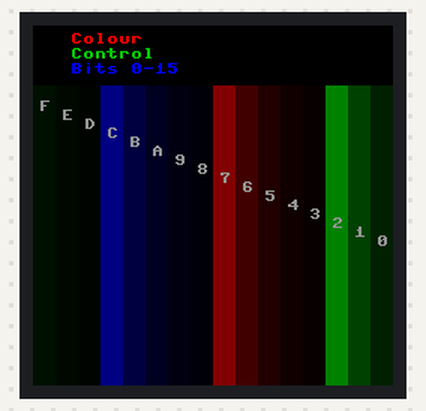
Simulated run of this program. Board: Raspberry Pi Pico running MicroPython. Parts: 240×240 colour display. What the program prints to the serial console is not drawn. At 31.5 s the program stops and its outputs stay as they are.

Above: at 0.1 s.
At 4.2 s:
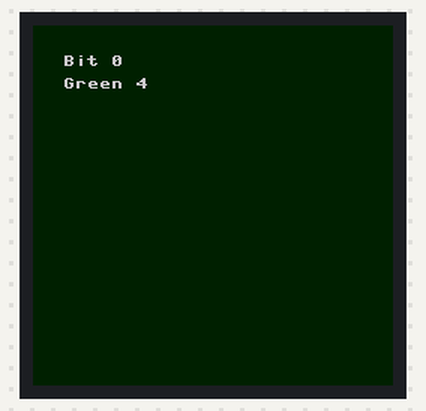
At 7.2 s:
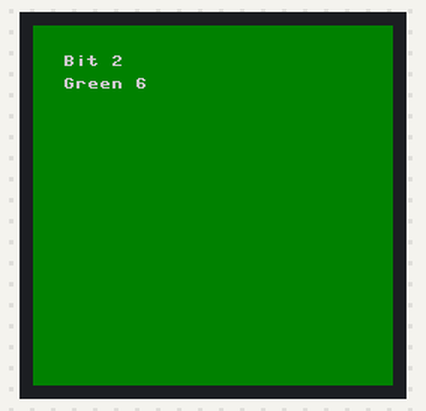
At 14.8 s:
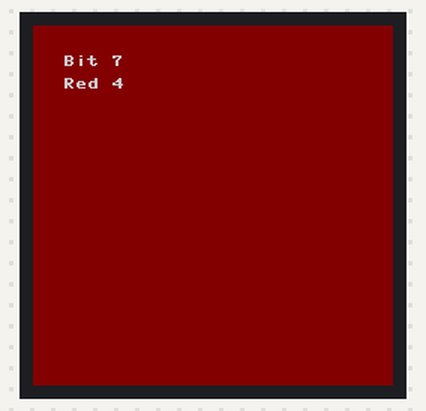
At 20.9 s:
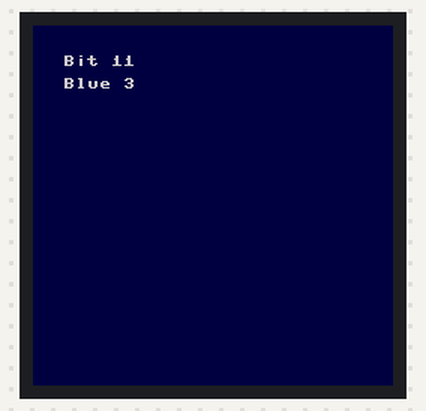
At 28.6 s:
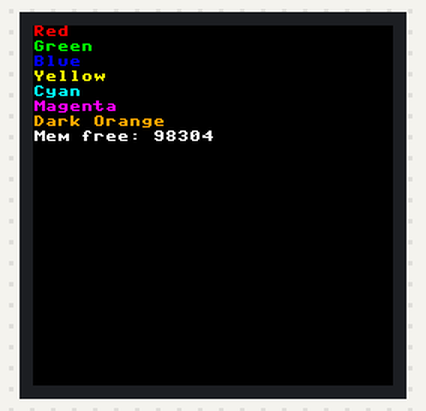

Measured:
- what the display in image 0 shows lasts 4.0 s, from 0.1 s to 4.1 s
- what the display in image 2 shows lasts 1.5 s, from 7.2 s to 8.7 s
- what the display in image 5 shows lasts 3.0 s, from 28.5 s to 31.5 s

The program:

WS_1-3_240x240_Colour_Check.py
```python
from machine import Pin,SPI,PWM
import framebuf
import utime
import gc

# ============ Start of Drive Code ================
#  == Copy and paste into your code ==
BL = 13  # Pins used for display screen
DC = 8
RST = 12
MOSI = 11
SCK = 10
CS = 9

class LCD_1inch3(framebuf.FrameBuffer):
    def __init__(self):
        self.width = 240
        self.height = 240

        self.cs = Pin(CS,Pin.OUT)
        self.rst = Pin(RST,Pin.OUT)

        self.cs(1)
        self.spi = SPI(1)
        self.spi = SPI(1,1000_000)
        self.spi = SPI(1,100000_000,polarity=0, phase=0,sck=Pin(SCK),mosi=Pin(MOSI),miso=None)
        self.dc = Pin(DC,Pin.OUT)
        self.dc(1)
        self.buffer = bytearray(self.height * self.width * 2)
        super().__init__(self.buffer, self.width, self.height, framebuf.RGB565)
        self.init_display()

        self.red   =   0x07E0 # Pre-defined colours
        self.green =   0x001f # Probably easier to use colour(r,g,b) defined below
        self.blue  =   0xf800
        self.white =   0xffff

    def write_cmd(self, cmd):
        self.cs(1)
        self.dc(0)
        self.cs(0)
        self.spi.write(bytearray([cmd]))
        self.cs(1)

    def write_data(self, buf):
        self.cs(1)
        self.dc(1)
        self.cs(0)
        self.spi.write(bytearray([buf]))
        self.cs(1)

    def init_display(self):
        """Initialize display"""
        self.rst(1)
        self.rst(0)
        self.rst(1)

        self.write_cmd(0x36)
        self.write_data(0x70)

        self.write_cmd(0x3A)
        self.write_data(0x05)

        self.write_cmd(0xB2)
        self.write_data(0x0C)
        self.write_data(0x0C)
        self.write_data(0x00)
        self.write_data(0x33)
        self.write_data(0x33)

        self.write_cmd(0xB7)
        self.write_data(0x35)

        self.write_cmd(0xBB)
        self.write_data(0x19)

        self.write_cmd(0xC0)
        self.write_data(0x2C)

        self.write_cmd(0xC2)
        self.write_data(0x01)

        self.write_cmd(0xC3)
        self.write_data(0x12)

        self.write_cmd(0xC4)
        self.write_data(0x20)

        self.write_cmd(0xC6)
        self.write_data(0x0F)

        self.write_cmd(0xD0)
        self.write_data(0xA4)
        self.write_data(0xA1)

        self.write_cmd(0xE0)
        self.write_data(0xD0)
        self.write_data(0x04)
        self.write_data(0x0D)
        self.write_data(0x11)
        self.write_data(0x13)
        self.write_data(0x2B)
        self.write_data(0x3F)
        self.write_data(0x54)
        self.write_data(0x4C)
        self.write_data(0x18)
        self.write_data(0x0D)
        self.write_data(0x0B)
        self.write_data(0x1F)
        self.write_data(0x23)

        self.write_cmd(0xE1)
        self.write_data(0xD0)
        self.write_data(0x04)
        self.write_data(0x0C)
        self.write_data(0x11)
        self.write_data(0x13)
        self.write_data(0x2C)
        self.write_data(0x3F)
        self.write_data(0x44)
        self.write_data(0x51)
        self.write_data(0x2F)
        self.write_data(0x1F)
        self.write_data(0x1F)
        self.write_data(0x20)
        self.write_data(0x23)

        self.write_cmd(0x21)

        self.write_cmd(0x11)

        self.write_cmd(0x29)

    def show(self):
        self.write_cmd(0x2A)
        self.write_data(0x00)
        self.write_data(0x00)
        self.write_data(0x00)
        self.write_data(0xef)

        self.write_cmd(0x2B)
        self.write_data(0x00)
        self.write_data(0x00)
        self.write_data(0x00)
        self.write_data(0xEF)

        self.write_cmd(0x2C)

        self.cs(1)
        self.dc(1)
        self.cs(0)
        self.spi.write(self.buffer)
        self.cs(1)
# ========= End of Screen Driver ===========

def colour(R,G,B): # Convert RGB888 to RGB565
    return (((G&0b00011100)<<3) +((B&0b11111000)>>3)<<8) + (R&0b11111000)+((G&0b11100000)>>5)

def clear(c):
    lcd.fill(c)
# =============== Main ==============================
pwm = PWM(Pin(BL)) # Screen Brightness
pwm.freq(1000)
pwm.duty_u16(32768) # max 65535 - mid value

# Define pins for buttons and Joystick
keyA = Pin(15,Pin.IN,Pin.PULL_UP) # Normally 1 but 0 if pressed
keyB = Pin(17,Pin.IN,Pin.PULL_UP)
keyX = Pin(19,Pin.IN,Pin.PULL_UP)
keyY= Pin(21,Pin.IN,Pin.PULL_UP)

up = Pin(2,Pin.IN,Pin.PULL_UP)
down = Pin(18,Pin.IN,Pin.PULL_UP)
left = Pin(16,Pin.IN,Pin.PULL_UP)
right = Pin(20,Pin.IN,Pin.PULL_UP)
ctrl = Pin(3,Pin.IN,Pin.PULL_UP)

lcd = LCD_1inch3() # Initialise the display
# Background colour
lcd.fill(colour(0,0,0)) # BLACK
lcd.show()
# ========== END OF SETUP === MAIN ===========
clear(0)
lcd.show()
bits = []
bit = 1
for i in range(16):
    bits.append(bit)
    bit = bit *2
print(bits)
hexx = "0123456789ABCDEF"

lcd.text("Colour",25,5,colour(255,0,0))
lcd.text("Control",25,15,colour(0,200,0))
lcd.text("Bits 0-15",25,25,colour(0,0,255))
for i in range(16):
    bit = 15 - i
    lcd.fill_rect(i*15,40,16,200,bits[bit])
    lcd.text(hexx[bit],i*15+4,50+i*6,colour(150,150,150))
lcd.show()
utime.sleep(4)

srs =["Green 4","Green 5","Green 6","Red 0","Red 1","Red 2","Red 3","Red 4","Blue 0","Blue 1","Blue 2","Blue 3","Blue 4","Green 0","Green 1","Green 2"]
for i in range(16):
    lcd.fill(bits[i])
    lcd.text("Bit "+str(i),20,20,colour(200,200,200))
    lcd.text(srs[i],20,35,colour(200,200,200))
    lcd.show()
    utime.sleep(1.5)
clear(0)
lcd.text("Red",0,0,colour(255,0,0))
lcd.text("Green",0,10,colour(0,255,0))
lcd.text("Blue",0,20,colour(0,0,255))
lcd.text("Yellow",0,30,colour(255,255,0))
lcd.text("Cyan",0,40,colour(0,255,255))
lcd.text("Magenta",0,50,colour(255,0,255))
lcd.text("Dark Orange",0,60,colour(255,165,0))
gc.collect()
lcd.text("Mem free: "+str(gc.mem_free()),0,70,0xFFFF)
lcd.show()

# Tidy up
utime.sleep(3)
lcd.fill(0)
lcd.show()

# Tony Goodhew 21st April 2022 for thepihut.com
```
